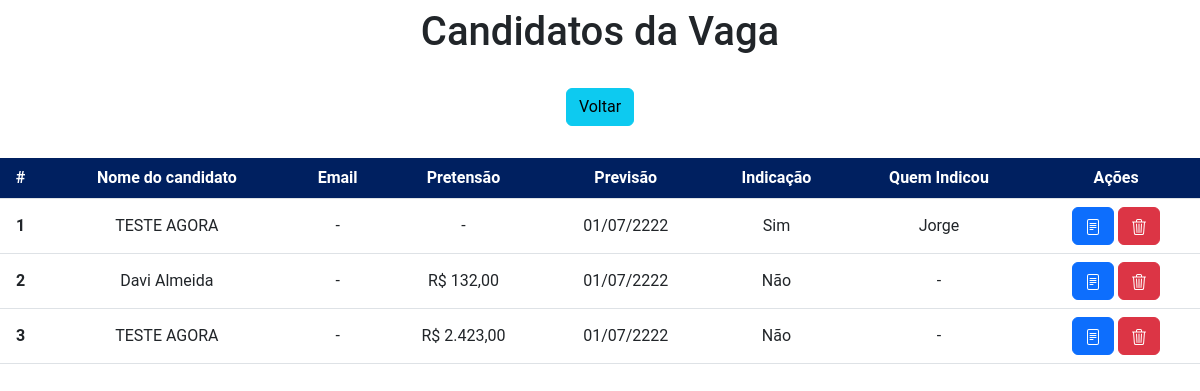
Page /view/3/ on the earlier database version.
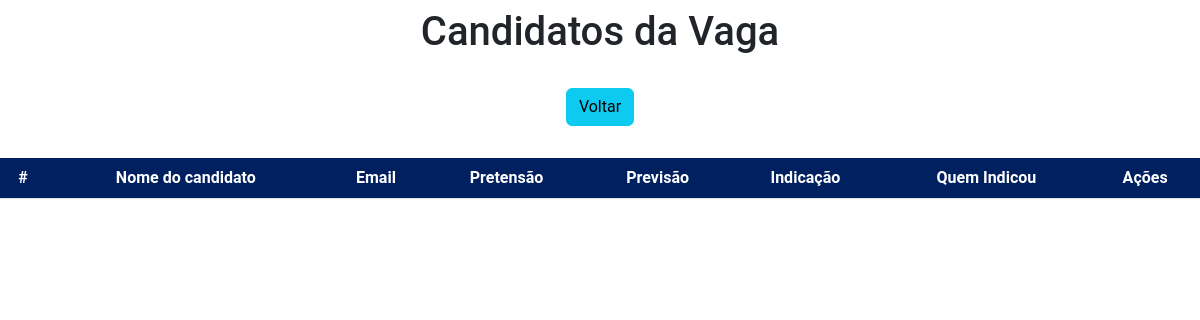
Same page on the later database version.
### app/models.py (models this page shows, shortened)
class Candidatos(models.Model):
    nome = models.CharField(max_length=150)
    vaga = models.ForeignKey(Vagas, null=False, related_name='candidato_vagas', on_delete=deletion.CASCADE)
    email = models.EmailField(null=True, blank=True, max_length=150)
    pretensao = models.DecimalField (max_digits = 9, decimal_places = 2, null=True, blank=True)
    previsao = models.DateField(null=True)
    indicacao = models.ForeignKey(IndicacaoModel, null=True, blank=True, related_name='indicacao', on_delete=deletion.DO_NOTHING)
    indicador = models.ForeignKey(Parceiros, null=True, blank=True, related_name='indicacao', on_delete=deletion.DO_NOTHING)

class IndicacaoModel(models.Model):
    indicacao_poll = models.CharField(max_length=150)
    def __str__(self):
        return self.indicacao_poll

class Parceiros(models.Model):
    parceiro = models.CharField(max_length=150)
    def __str__(self):
        return self.parceiro

### app/views.py (the view)
# urls.py: path('view/<int:pk>/', view, name='view'),
def view(request, pk):
    data = {}
    data['db'] = Candidatos.objects.filter(vaga_id=pk)
    return render(request, 'listaCandidatos.html', data)

### app/models.py (called while the page is built)
    def __str__(self):
        return  self.vaga
        return self.area

### app/templates/listaCandidatos.html (shortened to what this page needs)
<!DOCTYPE html>
{% load static %}
<html lang="pt-br">
<head>
  <link href="https://cdn.jsdelivr.net/npm/bootstrap@5.2.0-beta1/dist/css/bootstrap.min.css" rel="stylesheet"
>
</head>
<body>
  <tbody>
    <div class="col- m-auto pt-2 pb-2 text-center">
      <h1>Candidatos da Vaga</h1>
    </div>
  </tbody>
  <div class="col- m-auto pt-3 pb-2 text-center">
    <a href="/" class="btn btn-info w-600">Voltar</a>
  </div>
  <div class="col-14 m-auto pt-4 pb-2 text-center">
    <table class="table">
      <thead class="thead-dark">
        <tr>
          <th scope="col">#</th>
          <th scope="col">Nome do candidato</th>
          <th scope="col">Email</th>
          <th scope="col">Pretensão</th>
          <th scope="col">Previsão</th>
          <th scope="col">Indicação</th>
          <th scope="col">Quem Indicou</th>
          <th scope="col">Ações</th>
        </tr>
      </thead>
      <tbody>
        {% for dbs in db %}
        <tr>
          <th>{{dbs.id}}</th>
          <td>{{dbs.nome}}</td>
          {% if dbs.email == NULL %}
          <td class="prevent-none">-</td>
          {% else %}
          <td class="prevent-none">{{dbs.email}}</td>
          {%endif%}
          {% if dbs.pretensao == NULL %}
          <td class="prevent-none">-</td>
          {% else %}
          <td class="prevent-none"> R$ {{dbs.pretensao}}</td>
          {%endif%}
          {% if dbs.previsao == NULL %}
          <td class="prevent-none">-</td>
          {% else %}
          <td class="prevent-none">{{dbs.previsao | date:"d/m/yy"}}</td>
          {%endif%}
          <td class="prevent-none">{{dbs.indicacao}}</td>
          {% if dbs.indicador == NULL %}
          <td class="prevent-none">-</td>
          {% else %}
          <td class="prevent-none">{{dbs.indicador}}</td>
          {%endif%}
          <td>
            <div class="btn-layouts">
              <a href="/editCandidate/{{dbs.id}}" class="btn btn-primary" data-toggle="tooltip" data-placement="bottom"
                title="Editar Candidato"></a>
              <a href="/delete/{{dbs.id}}" class="btn btn-danger btnDel" data-toggle="tooltip" data-placement="bottom"
                title="Excluir Candidato"></a>
            </div>
          </td>
        </tr>
        {% endfor %}
      </tbody>
    </table>
  </div>
  {% load static %}
</body>
</html>

### app/templates/listaCandidatos.html (style rules this page uses)
* { font-family: roboto; }
thead { color: white; background-color: #002060; text-align: center; }
tr { vertical-align: middle; }

Differences in the rows shown:
removed Candidatos: id "1", nome "TESTE AGORA", previsao "01/07/2222", indicacao "Sim", indicador "Jorge"
removed Candidatos: id "2", nome "Davi Almeida", pretensao "132,00", previsao "01/07/2222", indicacao "Não"
removed Candidatos: id "3", nome "TESTE AGORA", pretensao "2.423,00", previsao "01/07/2222", indicacao "Não"
